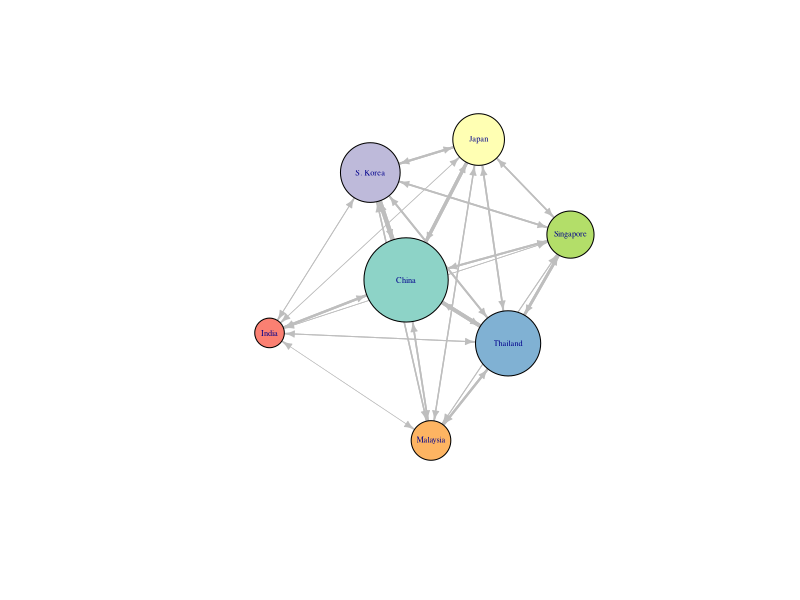

Write the R code that produced this figure.
# Load necessary libraries
library(igraph)
library(RColorBrewer)

# Define the countries
countries <- c("China", "Japan", "S. Korea", "India", "Thailand", "Malaysia", "Singapore")

# Simulated adjacency matrix with tourist exchange data (in thousands, averaged from 2000 to 2010)
tourist_matrix <- matrix(c(
  0, 3200, 4100, 2300, 3700, 1600, 1900,
  3200, 0, 2100, 600, 1600, 1300, 1500,
  4100, 2100, 0, 800, 1800, 1400, 1700,
  2300, 600, 800, 0, 1000, 500, 700,
  3700, 1600, 1800, 1000, 0, 2200, 2700,
  1600, 1300, 1400, 500, 2200, 0, 900,
  1900, 1500, 1700, 700, 2700, 900, 0
), nrow = 7, byrow = TRUE)

# Create the graph object
tourist_graph <- graph.adjacency(tourist_matrix, mode = "directed", weighted = TRUE, diag = TRUE)

# Set vertex attributes
V(tourist_graph)$name <- countries
V(tourist_graph)$color <- brewer.pal(7, "Set3")

# Set vertex size related to the total amount of exchanges
V(tourist_graph)$size <- rowSums(tourist_matrix) / 300

# Set edge attributes
E(tourist_graph)$weight <- E(tourist_graph)$weight / 1000  # scale weights for better visualization
E(tourist_graph)$color <- "grey"
E(tourist_graph)$width <- E(tourist_graph)$weight

# Plot the graph with longer edge lengths and visible arrow tips
plot(tourist_graph, vertex.label = V(tourist_graph)$name, vertex.label.cex = .5, edge.arrow.size = 0.5, layout = layout_with_fr(tourist_graph, niter = 200000), vertex.label.dist = 0)

